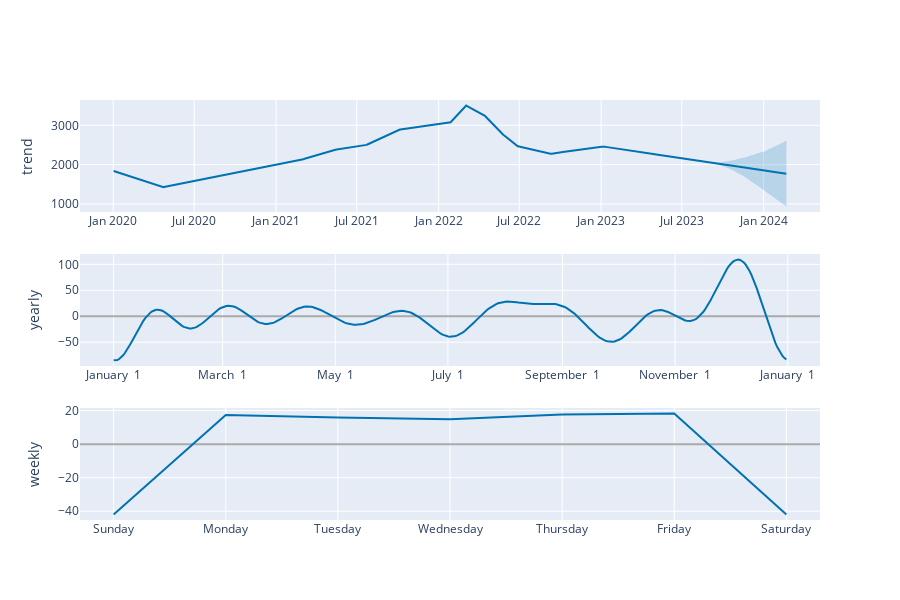

This figure's notebook cell:
### Code cell
plot_components_plotly(model, forecast)

### Figure 1 — Plotly figure (JSON) as saved in the notebook; plotly's stock layout.template omitted (floating-point values rounded to 4 significant figures; data arrays with more than 128 entries replaced by an {"elided": "..."} marker saying what was removed)
{"data": [{"line": {"color": "#0072B2", "width": 2}, "mode": "lines", "name": "trend", "type": "scatter", "x": {"elided": "1009 str values"}, "xaxis": "x", "y": {"elided": "1009 float values"}, "yaxis": "y"}, {"line": {"color": "rgba(0, 114, 178, 0.2)", "width": 0}, "mode": "lines", "name": "trend_upper", "type": "scatter", "x": {"elided": "1009 str values"}, "xaxis": "x", "y": {"elided": "1009 float values"}, "yaxis": "y"}, {"fill": "tonexty", "fillcolor": "rgba(0, 114, 178, 0.2)", "line": {"color": "rgba(0, 114, 178, 0.2)", "width": 0}, "mode": "lines", "name": "trend_lower", "type": "scatter", "x": {"elided": "1009 str values"}, "xaxis": "x", "y": {"elided": "1009 float values"}, "yaxis": "y"}, {"line": {"color": "#0072B2", "width": 2}, "mode": "lines", "name": "yearly", "type": "scatter", "x": {"elided": "365 str values"}, "xaxis": "x2", "y": {"elided": "365 float values"}, "yaxis": "y2"}, {"line": {"color": "#0072B2", "width": 2}, "mode": "lines", "name": "weekly", "type": "scatter", "x": ["2017-01-01T00:00:00", "2017-01-02T00:00:00", "2017-01-03T00:00:00", "2017-01-04T00:00:00", "2017-01-05T00:00:00", "2017-01-06T00:00:00", "2017-01-07T00:00:00"], "xaxis": "x3", "y": [-41.91, 17.4, 15.81, 14.78, 17.63, 18.21, -41.91], "yaxis": "y3"}], "layout": {"height": 600, "showlegend": false, "width": 900, "xaxis": {"anchor": "y", "domain": [0, 1], "range": ["2019-10-18T10:48:00", "2024-05-06T13:12:00"], "type": "date"}, "xaxis2": {"anchor": "y2", "domain": [0, 1], "range": ["2016-12-13T18:54:02.958904115", "2018-01-18T11:04:57.863013581"], "tickformat": "%B %e", "type": "date"}, "xaxis3": {"anchor": "y3", "domain": [0, 1], "range": ["2016-12-31T16:48:00", "2017-01-07T07:12:00"], "tickformat": "%A", "type": "date"}, "yaxis": {"anchor": "x", "autorange": true, "domain": [0.7333, 1], "range": [795.4, 3645.0], "rangemode": "normal", "title": {"text": "trend"}, "type": "linear", "zerolinecolor": "#AAA"}, "yaxis2": {"anchor": "x2", "autorange": true, "domain": [0.3667, 0.6333], "range": [-95.85, 119.8], "title": {"text": "yearly"}, "type": "linear", "zerolinecolor": "#AAA"}, "yaxis3": {"anchor": "x3", "autorange": true, "domain": [0, 0.2667], "range": [-45.25, 21.55], "title": {"text": "weekly"}, "type": "linear", "zerolinecolor": "#AAA"}}}
